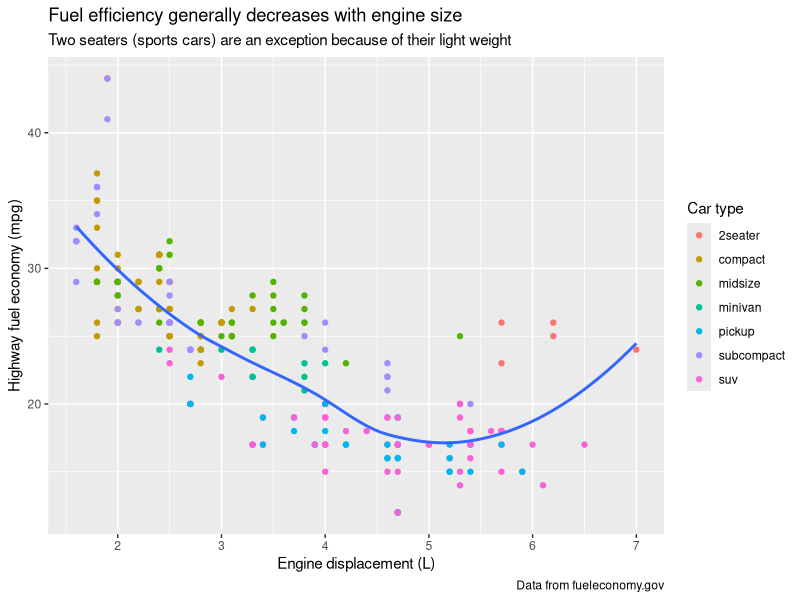
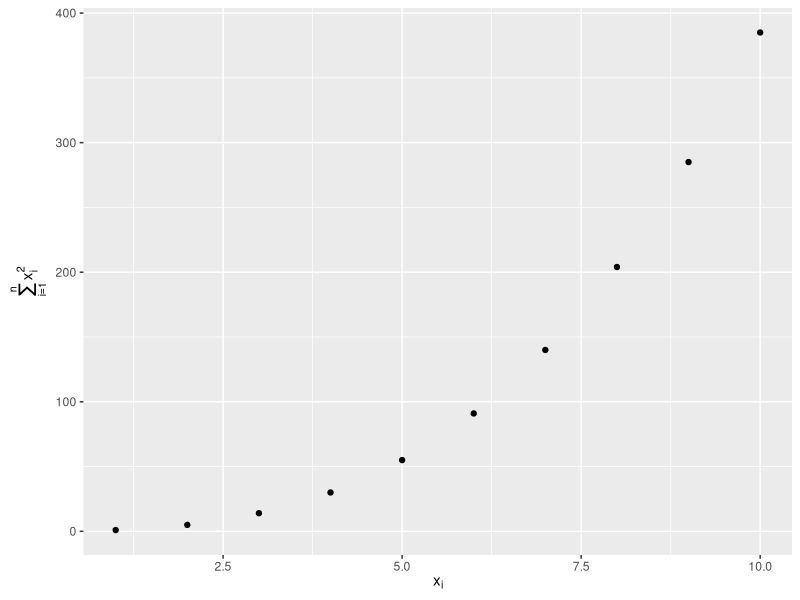
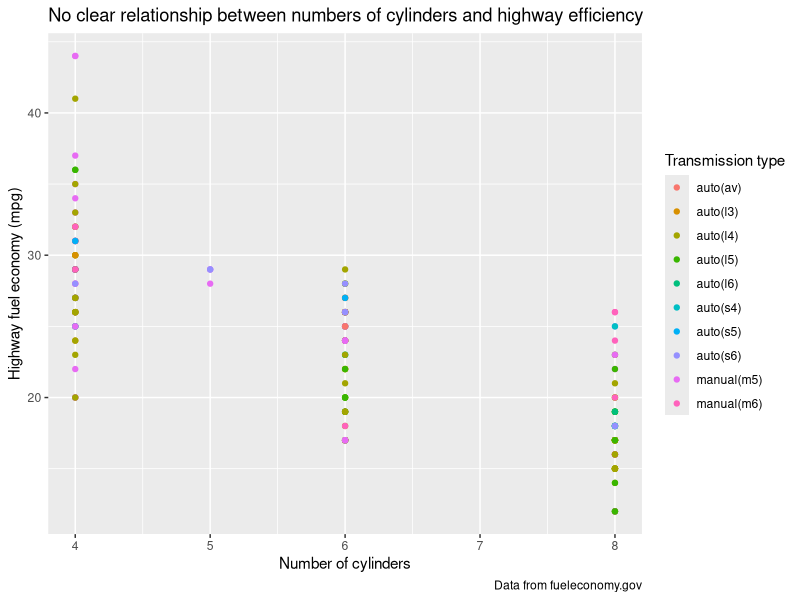
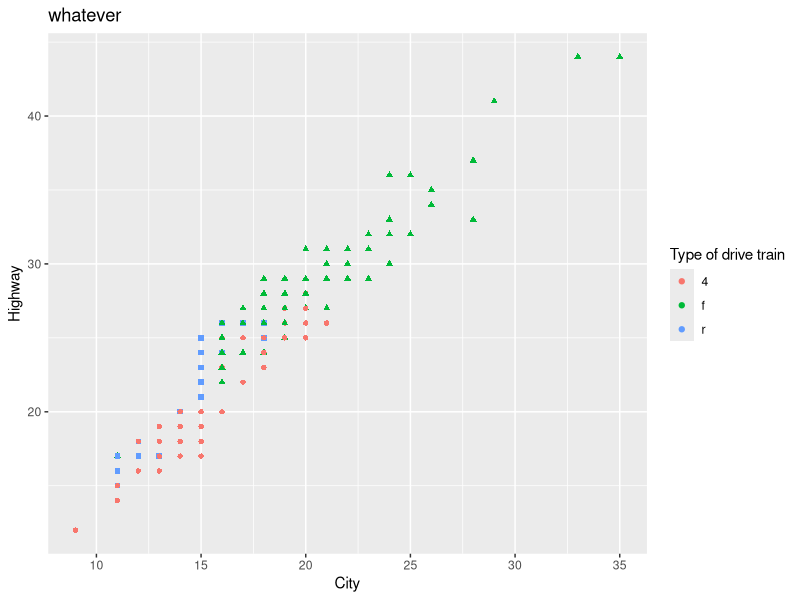
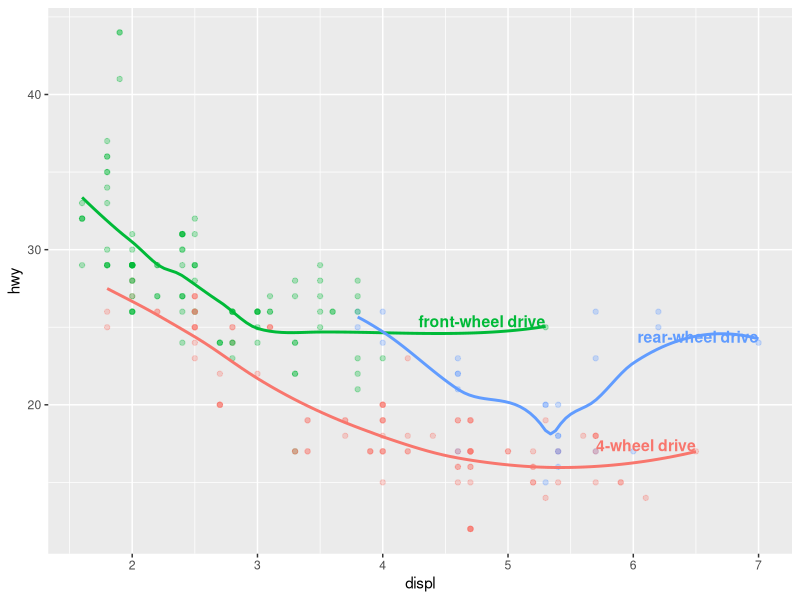
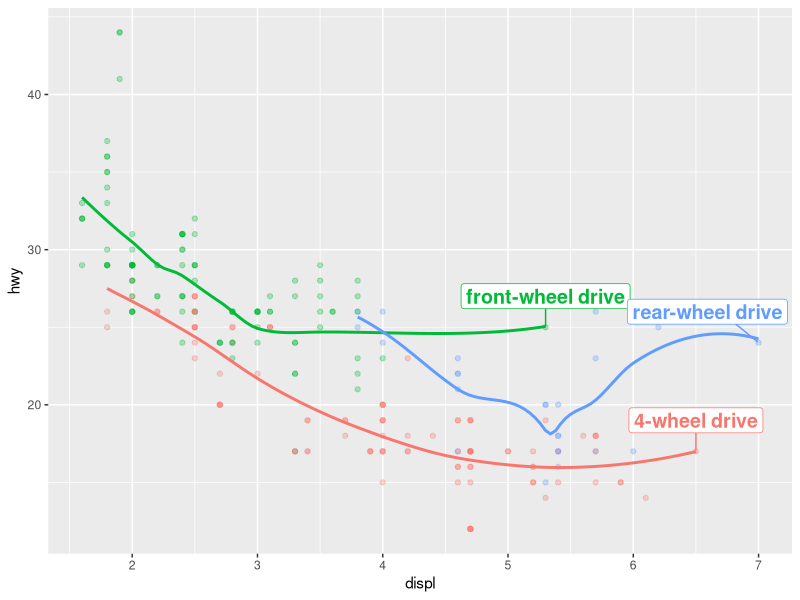
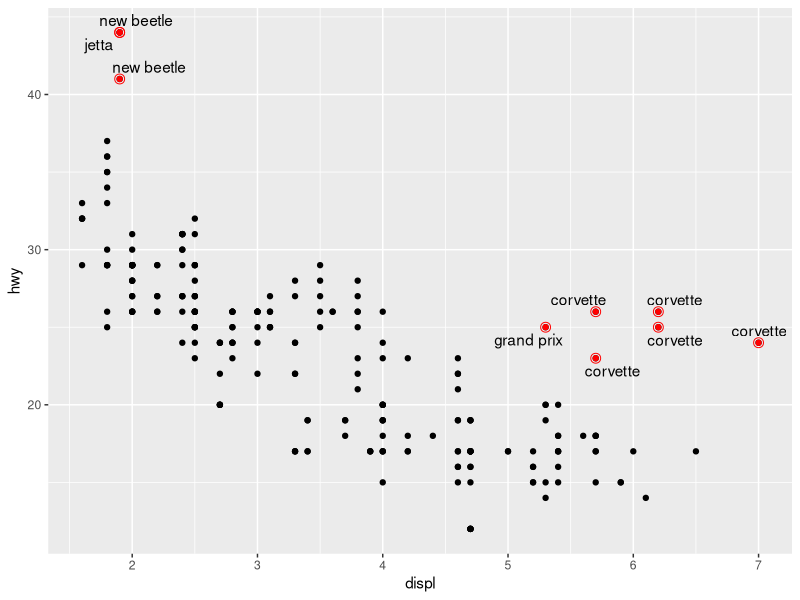
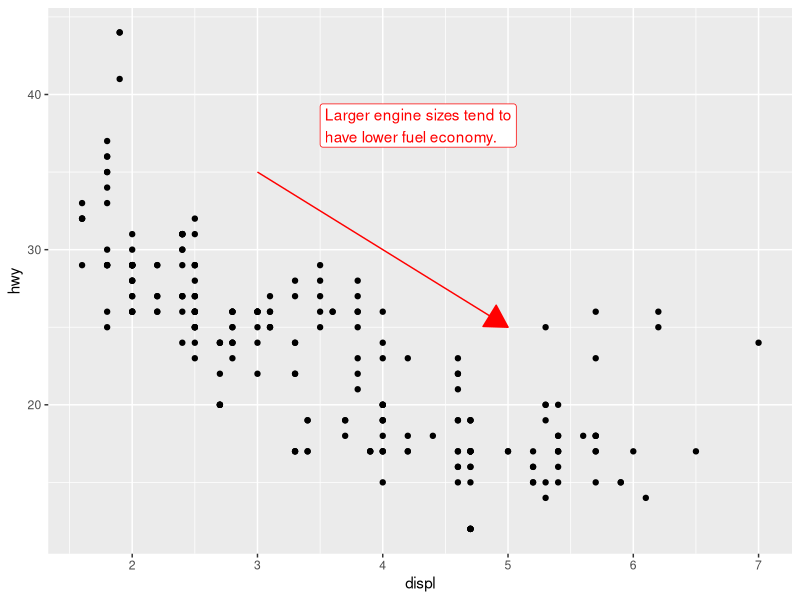

Source code (R) for these figures, in order:
library(tidyverse)
library(scales)
library(ggrepel)
library(patchwork)

# 11.2
ggplot(mpg, aes(x = displ, y = hwy)) +
  geom_point(aes(color = class)) +
  geom_smooth(se = FALSE) +
  labs(
    x = "Engine displacement (L)",
    y = "Highway fuel economy (mpg)",
    color = "Car type",
    title = "Fuel efficiency generally decreases with engine size",
    subtitle = "Two seaters (sports cars) are an exception because of their light weight",
    caption = "Data from fueleconomy.gov"
  )

df <- tibble(x = 1:10, y = cumsum(x^2))

ggplot(df, aes(x, y)) +
  geom_point() +
  labs(x = quote(x[i]), y = quote(sum(x[i]^2, i == 1, n)))

# exercises

# 1
ggplot(mpg, aes(x = cyl, y = hwy)) +
  geom_point(aes(color = trans)) +
  labs(
    x = "Number of cylinders",
    y = "Highway fuel economy (mpg)",
    color = "Transmission type",
    title = "No clear relationship between numbers of cylinders and highway efficiency",
    caption = "Data from fueleconomy.gov"
  )

# 2
ggplot(mpg, aes(x = cty, y = hwy)) +
  geom_point(aes(color = drv, shape = drv)) +
  labs(
    x = "City",
    y = "Highway",
    color = "Type of drive train",
    title = "whatever"
  ) +
  guides(shape = "none")

# 11.3
label_info <- mpg |>
  group_by(drv) |>
  arrange(desc(displ)) |>
  slice_head(n = 1) |>
  mutate(
    drive_type = case_when(
      drv == "f" ~ "front-wheel drive",
      drv == "r" ~ "rear-wheel drive",
      drv == "4" ~ "4-wheel drive"
    )
  ) |>
  select(displ, hwy, drv, drive_type)

label_info

ggplot(mpg, aes(x = displ, y = hwy, color = drv)) +
  geom_point(alpha = 0.3) +
  geom_smooth(se = FALSE) +
  geom_text(
    data = label_info,
    aes(x = displ, y = hwy, label = drive_type),
    fontface = "bold",
    size = 4,
    hjust = "right",
    vjust = "bottom"
  ) +
  theme(legend.position = "none")

ggplot(mpg, aes(x = displ, y = hwy, color = drv)) +
  geom_point(alpha = 0.3) +
  geom_smooth(se = FALSE) +
  geom_label_repel(
    data = label_info,
    aes(x = displ, y = hwy, label = drive_type),
    fontface = "bold",
    size = 5,
    nudge_y = 2
  ) +
  theme(legend.position = "none")

potential_outliers <- mpg |>
  filter(hwy > 40 | (hwy > 20 & displ > 5))

ggplot(mpg, aes(x = displ, y = hwy)) +
  geom_point() +
  geom_text_repel(data = potential_outliers, aes(label = model)) +
  geom_point(data = potential_outliers, color = "red") +
  geom_point(
    data = potential_outliers,
    color = "red",
    size = 3,
    shape = "circle open"
  )

trend_text <- "Larger engine sizes tend to have lower fuel economy." |>
  str_wrap(width = 30)
trend_text

ggplot(mpg, aes(x = displ, y = hwy)) +
  geom_point() +
  annotate(
    geom = "label",
    x = 3.5,
    y = 38,
    label = trend_text,
    hjust = "left",
    color = "red"
  ) +
  annotate(
    geom = "segment",
    x = 3,
    y = 35,
    xend = 5,
    yend = 25,
    color = "red",
    arrow = arrow(type = "closed")
  )

# exercises

# 1
ggplot(mpg, aes(x = displ, y = hwy, color = drv)) +
  geom_point() +
  geom_text(aes(
    x = Inf,
    y = Inf,
    label = "top right",
    r = 3,
    hjust = 1,
    vjust = 1
  )) +
  geom_text(aes(x = Inf, y = -Inf, label = "bottom right")) +
  geom_text(aes(x = -Inf, y = -Inf, label = "bottom left")) +
  geom_text(aes(x = -Inf, y = Inf, label = "top left")) +
  facet_wrap(~drv)

# 2
ggplot(mpg, aes(x = displ, y = hwy, color = drv)) +
  geom_point() +
  annotate(
    "label",
    label = "some text",
    x = 4.5,
    y = 30,
    color = "purple"
  )

# 5
ggplot(mpg, aes(x = displ, y = hwy)) +
  geom_point() +
  annotate(
    geom = "segment",
    x = 3,
    y = 35,
    xend = 5,
    yend = 25,
    color = "red",
    arrow = arrow(angle = 55, type = "open")
  )

# 11.4
ggplot(mpg, aes(x = displ, y = hwy)) +
  geom_point(aes(color = class))

ggplot(mpg, aes(x = displ, y = hwy)) +
  geom_point(aes(color = class)) +
  scale_x_continuous() +
  scale_y_continuous() +
  scale_color_discrete()

ggplot(mpg, aes(x = displ, y = hwy, color = drv)) +
  geom_point() +
  scale_y_continuous(breaks = seq(15, 40, by = 5))

ggplot(mpg, aes(x = displ, y = hwy, color = drv)) +
  geom_point() +
  scale_x_continuous(labels = NULL) +
  scale_y_continuous(labels = NULL) +
  scale_color_discrete(labels = c("4" = "4-wheel", "f" = "front", "r" = "rear"))

ggplot(diamonds, aes(x = price, y = cut)) +
  geom_boxplot(alpha = 0.05) +
  scale_x_continuous(labels = label_dollar())

ggplot(diamonds, aes(x = price, y = cut)) +
  geom_boxplot(alpha = 0.05) +
  scale_x_continuous(
    labels = label_dollar(scale = 1 / 1000, suffix = "K"),
    breaks = seq(1000, 19000, by = 6000)
  )

ggplot(diamonds, aes(x = cut, fill = clarity)) +
  geom_bar(position = "fill") +
  scale_y_continuous(name = "Percentage", labels = label_percent())

presidential |>
  mutate(id = 33 + row_number()) |>
  ggplot(aes(x = start, y = id)) +
  geom_point() +
  geom_segment(aes(xend = end, yend = id)) +
  scale_x_date(
    name = NULL,
    breaks = presidential$start,
    date_labels = "'%y"
  )

base <- ggplot(mpg, aes(x = displ, y = hwy)) +
  geom_point(aes(color = class))

base + theme(legend.position = "right")
base + theme(legend.position = "left")
base +
  theme(legend.position = "top") +
  guides(color = guide_legend(nrow = 3))
base +
  theme(legend.position = "bottom") +
  guides(color = guide_legend(nrow = 3))

ggplot(mpg, aes(x = displ, y = hwy)) +
  geom_point(aes(color = class)) +
  geom_smooth(se = FALSE) +
  theme(legend.position = "bottom") +
  guides(color = guide_legend(nrow = 2, override.aes = list(size = 4)))

ggplot(diamonds, aes(x = carat, y = price)) +
  geom_bin2d()

ggplot(diamonds, aes(x = log10(carat), y = log10(price))) +
  geom_bin2d()

ggplot(diamonds, aes(x = carat, y = price)) +
  geom_bin2d() +
  scale_x_log10() +
  scale_y_log10()

ggplot(mpg, aes(x = displ, y = hwy)) +
  geom_point(aes(color = drv), size = 2)

ggplot(mpg, aes(x = displ, y = hwy)) +
  geom_point(aes(color = drv)) +
  scale_color_brewer(palette = "Set1")

presidential |>
  mutate(id = 33 + row_number()) |>
  ggplot(aes(x = start, y = id, color = party)) +
  geom_point() +
  geom_segment(aes(xend = end, yend = id)) +
  scale_color_manual(values = c(
    Republican = "#E81B23",
    Democratic = "#00AEF3"
  ))

df <- tibble(x = rnorm(10000), y = rnorm(10000))

ggplot(df, aes(x, y)) +
  geom_hex() +
  coord_fixed() +
  labs(title = "Default, continuous", x = NULL, y = NULL)

ggplot(df, aes(x, y)) +
  geom_hex() +
  coord_fixed() +
  scale_fill_viridis_c() +
  labs(title = "Viridis, continuous", x = NULL, y = NULL)

ggplot(df, aes(x, y)) +
  geom_hex() +
  coord_fixed() +
  scale_fill_viridis_b() +
  labs(title = "Viridis, binned", x = NULL, y = NULL)

ggplot(mpg, aes(x = displ, y = hwy)) +
  geom_point(aes(color = drv)) +
  geom_smooth()

mpg |>
  filter(displ >= 5 & displ <= 6 & hwy >= 10 & hwy <= 25) |>
  ggplot(aes(x = displ, y = hwy)) +
  geom_point(aes(color = drv)) +
  geom_smooth()

ggplot(mpg, aes(x = displ, y = hwy)) +
  geom_point(aes(color = drv)) +
  geom_smooth() +
  scale_x_continuous(limits = c(5, 6)) +
  scale_y_continuous(limits = c(10, 25))

ggplot(mpg, aes(x = displ, y = hwy)) +
  geom_point(aes(color = drv)) +
  geom_smooth() +
  coord_cartesian(xlim = c(5, 6), ylim = c(10, 25))

suv <- mpg |> filter(class == "suv")
compact <- mpg |> filter(class == "compact")

ggplot(suv, aes(x = displ, y = hwy, color = drv)) +
  geom_point()

ggplot(compact, aes(x = displ, y = hwy, color = drv)) +
  geom_point()

x_scale <- scale_x_continuous(limits = range(mpg$displ))
y_scale <- scale_y_continuous(limits = range(mpg$hwy))
col_scale <- scale_color_discrete(limits = unique(mpg$drv))

ggplot(suv, aes(x = displ, y = hwy, color = drv)) +
  geom_point() +
  x_scale +
  y_scale +
  col_scale

ggplot(compact, aes(x = displ, y = hwy, color = drv)) +
  geom_point() +
  x_scale +
  y_scale +
  col_scale

# exercises

# 1
df <- tibble(x = rnorm(10000), y = rnorm(10000))

ggplot(df, aes(x, y)) +
  geom_hex() +
  coord_fixed() +
  scale_fill_gradient(low = "purple", high = "magenta")

# 3
presidential |>
  mutate(id = 33 + row_number()) |>
  ggplot(aes(x = start, y = id, color = party)) +
  geom_point() +
  geom_segment(aes(xend = end, yend = id)) +
  geom_text(aes(x = start, y = id, label = name, vjust = -0.5, hjust = -0.5)) +
  scale_x_date(
    name = NULL,
    breaks = presidential$start,
    date_labels = "'%y"
  ) +
  scale_color_manual(values = c(
    Republican = "#E81B23",
    Democratic = "#00AEF3"
  ))

# 4
ggplot(diamonds, aes(x = carat, y = price)) +
  geom_point(aes(color = cut), alpha = 1 / 20) +
  guides(color = guide_legend(title = "Cut", override.aes = list(alpha = 0.9, size = 3)))

# 11.5
ggplot(mpg, aes(x = displ, y = hwy)) +
  geom_point(aes(color = class)) +
  geom_smooth(se = FALSE) +
  theme_bw()

ggplot(mpg, aes(x = displ, y = hwy, color = drv)) +
  geom_point() +
  labs(
    title = "Larger engine sizes tend to have lower fuel economy",
    caption = "Source: https://fueleconomy.gov."
  ) +
  theme(
    legend.position = c(0.6, 0.7),
    legend.direction = "horizontal",
    legend.box.background = element_rect(color = "red"),
    plot.title = element_text(face = "bold"),
    plot.title.position = "plot",
    plot.caption.position = "plot",
    plot.caption = element_text(hjust = 0)
  )

library(ggthemes)

# exercises

ggplot(mpg, aes(x = displ, y = hwy)) +
  geom_point(aes(color = class)) +
  geom_smooth(se = FALSE) +
  theme_fivethirtyeight() +
  theme(axis.text = element_text(color = "blue", face = "bold"))

# 11.6
p1 <- ggplot(mpg, aes(x = displ, y = hwy)) +
  geom_point() +
  labs(title = "Plot 1")
p2 <- ggplot(mpg, aes(x = drv, y = hwy)) +
  geom_boxplot() +
  labs(title = "Plot 2")
p1 + p2

p3 <- ggplot(mpg, aes(x = cty, y = hwy)) +
  geom_point() +
  labs(title = "Plot 3")
(p1 | p3) / p2

p1 <- ggplot(mpg, aes(x = drv, y = cty, color = drv)) +
  geom_boxplot(show.legend = FALSE) +
  labs(title = "Plot 1")

p2 <- ggplot(mpg, aes(x = drv, y = hwy, color = drv)) +
  geom_boxplot(show.legend = FALSE) +
  labs(title = "Plot 2")

p3 <- ggplot(mpg, aes(x = cty, color = drv, fill = drv)) +
  geom_density(alpha = 0.5) +
  labs(title = "Plot 3")

p4 <- ggplot(mpg, aes(x = hwy, color = drv, fill = drv)) +
  geom_density(alpha = 0.5) +
  labs(title = "Plot 4")

p5 <- ggplot(mpg, aes(x = cty, y = hwy, color = drv)) +
  geom_point(show.legend = FALSE) +
  facet_wrap(~drv) +
  labs(title = "Plot 5")

(guide_area() / (p1 + p2) / (p3 + p4) / p5) +
  plot_annotation(
    title = "City and highway mileage for cars with different drive trains",
    caption = "Source: https://fueleconomy.gov."
  ) +
  plot_layout(
    guides = "collect",
    heights = c(1, 3, 2, 4)
  ) &
  theme(legend.position = "top")

# exercises
p1 <- ggplot(mpg, aes(x = displ, y = hwy)) +
  geom_point() +
  labs(title = "Plot 1")
p2 <- ggplot(mpg, aes(x = drv, y = hwy)) +
  geom_boxplot() +
  labs(title = "Plot 2")
p3 <- ggplot(mpg, aes(x = cty, y = hwy)) +
  geom_point() +
  labs(title = "Plot 3")

p1 | p2 / p3

p1 / (p2 | p3)
